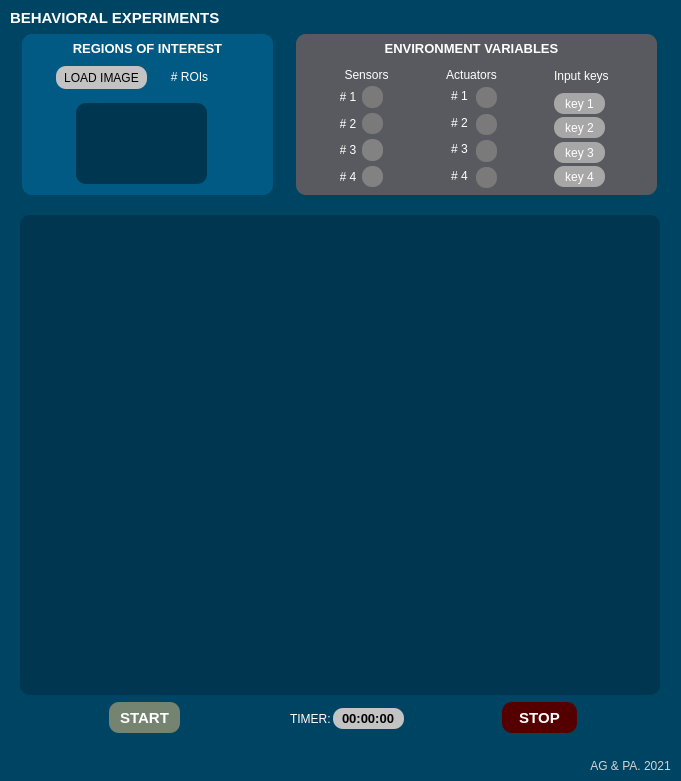
   <widget class="QGroupBox" name="control_gb">
    <property name="geometry">
     <rect>
      <x>470</x>
      <y>10</y>
      <width>681</width>
      <height>781</height>
     </rect>
    </property>
    <property name="styleSheet">
     <string notr="true">background-color: rgb(0, 68, 100);
border-radius:10px;</string>
    </property>
    <property name="title">
     <string/>
    </property>
    <widget class="QLabel" name="setup_lbl_3">
     <property name="geometry">
      <rect>
       <x>10</x>
       <y>10</y>
       <width>241</width>
       <height>16</height>
      </rect>
     </property>
     <property name="font">
      <font>
       <family>Arial</family>
       <pointsize>11</pointsize>
       <weight>75</weight>
       <bold>true</bold>
      </font>
     </property>
     <property name="styleSheet">
      <string notr="true">color: rgb(255, 255, 255);
</string>
     </property>
     <property name="text">
      <string>BEHAVIORAL EXPERIMENTS</string>
     </property>
    </widget>
    <widget class="QLabel" name="preview_realtime_lbl">
     <property name="geometry">
      <rect>
       <x>20</x>
       <y>215</y>
       <width>640</width>
       <height>480</height>
      </rect>
     </property>
     <property name="styleSheet">
      <string notr="true">background-color: rgb(0, 54, 80);</string>
     </property>
     <property name="text">
      <string/>
     </property>
    </widget>
    <widget class="QGroupBox" name="camera_gb_5">
     <property name="geometry">
      <rect>
       <x>22</x>
       <y>34</y>
       <width>251</width>
       <height>161</height>
      </rect>
     </property>
     <property name="styleSheet">
      <string notr="true">background-color: rgb(0, 90, 132);
border-radius:10px;</string>
     </property>
     <property name="title">
      <string/>
     </property>
     <widget class="QLabel" name="territories_lbl">
      <property name="geometry">
       <rect>
        <x>0</x>
        <y>4</y>
        <width>251</width>
        <height>20</height>
       </rect>
      </property>
      <property name="font">
       <font>
        <family>Arial</family>
        <pointsize>10</pointsize>
        <weight>75</weight>
        <bold>true</bold>
       </font>
      </property>
      <property name="styleSheet">
       <string notr="true">color: rgb(255, 255, 255);</string>
      </property>
      <property name="text">
       <string>REGIONS OF INTEREST</string>
      </property>
      <property name="alignment">
       <set>Qt::AlignCenter</set>
      </property>
     </widget>
     <widget class="QPushButton" name="load_territories_pb">
      <property name="geometry">
       <rect>
        <x>34</x>
        <y>32</y>
        <width>91</width>
        <height>23</height>
       </rect>
      </property>
      <property name="font">
       <font>
        <family>Arial</family>
        <pointsize>9</pointsize>
        <weight>50</weight>
        <bold>false</bold>
       </font>
      </property>
      <property name="styleSheet">
       <string notr="true">color: rgb(0, 0, 0);
border-radius:10px;
background-color: rgb(195, 195, 195);
</string>
      </property>
      <property name="text">
       <string>LOAD IMAGE</string>
      </property>
     </widget>
     <widget class="QLabel" name="warning_load_territories_lbl">
      <property name="geometry">
       <rect>
        <x>127</x>
        <y>33</y>
        <width>81</width>
        <height>20</height>
       </rect>
      </property>
      <property name="font">
       <font>
        <family>Arial</family>
       </font>
      </property>
      <property name="styleSheet">
       <string notr="true">color: rgb(255, 255, 255);</string>
      </property>
      <property name="text">
       <string># ROIs</string>
      </property>
      <property name="alignment">
       <set>Qt::AlignCenter</set>
      </property>
     </widget>
     <widget class="QLabel" name="territories_preview_lbl">
      <property name="geometry">
       <rect>
        <x>54</x>
        <y>69</y>
        <width>131</width>
        <height>81</height>
       </rect>
      </property>
      <property name="styleSheet">
       <string notr="true">background-color: rgb(0, 54, 80);</string>
      </property>
      <property name="text">
       <string/>
      </property>
     </widget>
    </widget>
    <widget class="QPushButton" name="start_pb">
     <property name="geometry">
      <rect>
       <x>109</x>
       <y>702</y>
       <width>71</width>
       <height>31</height>
      </rect>
     </property>
     <property name="font">
      <font>
       <family>Arial</family>
       <pointsize>11</pointsize>
       <weight>75</weight>
       <bold>true</bold>
      </font>
     </property>
     <property name="styleSheet">
      <string notr="true">color: rgb(255, 255, 255);
border-radius:10px;
background-color: rgb(117, 131, 113);
</string>
     </property>
     <property name="text">
      <string>START</string>
     </property>
    </widget>
    <widget class="QPushButton" name="stop_pb">
     <property name="geometry">
      <rect>
       <x>502</x>
       <y>702</y>
       <width>75</width>
       <height>31</height>
      </rect>
     </property>
     <property name="font">
      <font>
       <family>Arial</family>
       <pointsize>11</pointsize>
       <weight>75</weight>
       <bold>true</bold>
      </font>
     </property>
     <property name="styleSheet">
      <string notr="true">color: rgb(255, 255, 255);
border-radius:10px;
background-color: rgb(85, 0, 0);</string>
     </property>
     <property name="text">
      <string>STOP</string>
     </property>
    </widget>
    <widget class="QLabel" name="label_3">
     <property name="geometry">
      <rect>
       <x>290</x>
       <y>712</y>
       <width>47</width>
       <height>13</height>
      </rect>
     </property>
     <property name="font">
      <font>
       <family>Arial</family>
       <pointsize>9</pointsize>
      </font>
     </property>
     <property name="styleSheet">
      <string notr="true">color: rgb(255, 255, 255);</string>
     </property>
     <property name="text">
      <string>TIMER:</string>
     </property>
    </widget>
    <widget class="QLineEdit" name="directory_edt_2">
     <property name="enabled">
      <bool>false</bool>
     </property>
     <property name="geometry">
      <rect>
       <x>333</x>
       <y>708</y>
       <width>71</width>
       <height>21</height>
      </rect>
     </property>
     <property name="font">
      <font>
       <family>Arial</family>
       <pointsize>10</pointsize>
       <weight>75</weight>
       <bold>true</bold>
      </font>
     </property>
     <property name="styleSheet">
      <string notr="true">color: rgb(0, 0, 0);
background-color: rgb(195, 195, 195);</string>
     </property>
     <property name="inputMethodHints">
      <set>Qt::ImhDigitsOnly</set>
     </property>
     <property name="text">
      <string>00:00:00</string>
     </property>
     <property name="alignment">
      <set>Qt::AlignCenter</set>
     </property>
    </widget>
    <widget class="QGroupBox" name="environment_gb">
     <property name="geometry">
      <rect>
       <x>296</x>
       <y>34</y>
       <width>361</width>
       <height>161</height>
      </rect>
     </property>
     <property name="styleSheet">
      <string notr="true">background-color: rgb(89, 90, 95);
border-radius:10px;</string>
     </property>
     <property name="title">
      <string/>
     </property>
     <widget class="QLabel" name="environment_lbl">
      <property name="geometry">
       <rect>
        <x>0</x>
        <y>4</y>
        <width>351</width>
        <height>20</height>
       </rect>
      </property>
      <property name="font">
       <font>
        <family>Arial</family>
        <pointsize>10</pointsize>
        <weight>75</weight>
        <bold>true</bold>
       </font>
      </property>
      <property name="styleSheet">
       <string notr="true">color: rgb(255, 255, 255);</string>
      </property>
      <property name="text">
       <string>ENVIRONMENT VARIABLES</string>
      </property>
      <property name="alignment">
       <set>Qt::AlignCenter</set>
      </property>
     </widget>
     <widget class="QLabel" name="sensor_lbl">
      <property name="geometry">
       <rect>
        <x>40</x>
        <y>31</y>
        <width>61</width>
        <height>20</height>
       </rect>
      </property>
      <property name="font">
       <font>
        <family>Arial</family>
        <pointsize>9</pointsize>
       </font>
      </property>
      <property name="styleSheet">
       <string notr="true">color: rgb(255, 255, 255);</string>
      </property>
      <property name="text">
       <string>Sensors</string>
      </property>
      <property name="alignment">
       <set>Qt::AlignCenter</set>
      </property>
     </widget>
     <widget class="QLineEdit" name="sensor1_edt">
      <property name="enabled">
       <bool>false</bool>
      </property>
      <property name="geometry">
       <rect>
        <x>66</x>
        <y>52</y>
        <width>21</width>
        <height>22</height>
       </rect>
      </property>
      <property name="styleSheet">
       <string notr="true">background-color: rgb(122, 122, 122);</string>
      </property>
     </widget>
     <widget class="QLineEdit" name="sensor2_edt">
      <property name="enabled">
       <bool>false</bool>
      </property>
      <property name="geometry">
       <rect>
        <x>66</x>
        <y>79</y>
        <width>21</width>
        <height>21</height>
       </rect>
      </property>
      <property name="styleSheet">
       <string notr="true">background-color: rgb(122, 122, 122);</string>
      </property>
     </widget>
     <widget class="QLineEdit" name="sensor3_edt">
      <property name="enabled">
       <bool>false</bool>
      </property>
      <property name="geometry">
       <rect>
        <x>66</x>
        <y>105</y>
        <width>21</width>
        <height>22</height>
       </rect>
      </property>
      <property name="styleSheet">
       <string notr="true">background-color: rgb(130, 130, 130);</string>
      </property>
     </widget>
     <widget class="QLineEdit" name="sensor4_edt">
      <property name="enabled">
       <bool>false</bool>
      </property>
      <property name="geometry">
       <rect>
        <x>66</x>
        <y>132</y>
        <width>21</width>
        <height>21</height>
       </rect>
      </property>
      <property name="styleSheet">
       <string notr="true">background-color: rgb(130, 130, 130);</string>
      </property>
     </widget>
     <widget class="QLabel" name="sensor_lbl_2">
      <property name="geometry">
       <rect>
        <x>145</x>
        <y>31</y>
        <width>61</width>
        <height>20</height>
       </rect>
      </property>
      <property name="font">
       <font>
        <family>Arial</family>
        <pointsize>9</pointsize>
       </font>
      </property>
      <property name="styleSheet">
       <string notr="true">color: rgb(255, 255, 255);</string>
      </property>
      <property name="text">
       <string>Actuators</string>
      </property>
      <property name="alignment">
       <set>Qt::AlignCenter</set>
      </property>
     </widget>
     <widget class="QLabel" name="act3_lbl">
      <property name="geometry">
       <rect>
        <x>155</x>
        <y>104</y>
        <width>17</width>
        <height>22</height>
       </rect>
      </property>
      <property name="font">
       <font>
        <family>Arial</family>
        <pointsize>9</pointsize>
       </font>
      </property>
      <property name="styleSheet">
       <string notr="true">color: rgb(255, 255, 255);</string>
      </property>
      <property name="text">
       <string># 3</string>
      </property>
      <property name="alignment">
       <set>Qt::AlignCenter</set>
      </property>
     </widget>
     <widget class="QLineEdit" name="act1_edt">
      <property name="enabled">
       <bool>false</bool>
      </property>
      <property name="geometry">
       <rect>
        <x>180</x>
        <y>53</y>
        <width>21</width>
        <height>21</height>
       </rect>
      </property>
      <property name="styleSheet">
       <string notr="true">background-color: rgb(122, 122, 122);</string>
      </property>
     </widget>
     <widget class="QLabel" name="act2_lbl">
      <property name="geometry">
       <rect>
        <x>155</x>
        <y>78</y>
        <width>17</width>
        <height>21</height>
       </rect>
      </property>
      <property name="font">
       <font>
        <family>Arial</family>
        <pointsize>9</pointsize>
       </font>
      </property>
      <property name="styleSheet">
       <string notr="true">color: rgb(255, 255, 255);</string>
      </property>
      <property name="text">
       <string># 2</string>
      </property>
      <property name="alignment">
       <set>Qt::AlignCenter</set>
      </property>
     </widget>
     <widget class="QLineEdit" name="act4_edt">
      <property name="enabled">
       <bool>false</bool>
      </property>
      <property name="geometry">
       <rect>
        <x>180</x>
        <y>133</y>
        <width>21</width>
        <height>21</height>
       </rect>
      </property>
      <property name="styleSheet">
       <string notr="true">background-color: rgb(122, 122, 122);</string>
      </property>
     </widget>
     <widget class="QLineEdit" name="act2_edt">
      <property name="enabled">
       <bool>false</bool>
      </property>
      <property name="geometry">
       <rect>
        <x>180</x>
        <y>80</y>
        <width>21</width>
        <height>21</height>
       </rect>
      </property>
      <property name="styleSheet">
       <string notr="true">background-color: rgb(122, 122, 122);</string>
      </property>
     </widget>
     <widget class="QLabel" name="act4_lbl">
      <property name="geometry">
       <rect>
        <x>155</x>
        <y>131</y>
        <width>17</width>
        <height>21</height>
       </rect>
      </property>
      <property name="font">
       <font>
        <family>Arial</family>
        <pointsize>9</pointsize>
       </font>
      </property>
      <property name="styleSheet">
       <string notr="true">color: rgb(255, 255, 255);</string>
      </property>
      <property name="text">
       <string># 4</string>
      </property>
      <property name="alignment">
       <set>Qt::AlignCenter</set>
      </property>
     </widget>
     <widget class="QLabel" name="act1_lbl">
      <property name="geometry">
       <rect>
        <x>155</x>
        <y>51</y>
        <width>17</width>
        <height>22</height>
       </rect>
      </property>
      <property name="font">
       <font>
        <family>Arial</family>
        <pointsize>9</pointsize>
       </font>
      </property>
      <property name="styleSheet">
       <string notr="true">color: rgb(255, 255, 255);</string>
      </property>
      <property name="text">
       <string># 1</string>
      </property>
      <property name="alignment">
       <set>Qt::AlignCenter</set>
      </property>
     </widget>
     <widget class="QLineEdit" name="act3_edt">
      <property name="enabled">
       <bool>false</bool>
      </property>
      <property name="geometry">
       <rect>
        <x>180</x>
        <y>106</y>
        <width>21</width>
        <height>22</height>
       </rect>
      </property>
      <property name="styleSheet">
       <string notr="true">background-color: rgb(122, 122, 122);</string>
      </property>
     </widget>
     <widget class="QPushButton" name="key2_pb">
      <property name="geometry">
       <rect>
        <x>258</x>
        <y>83</y>
        <width>51</width>
        <height>21</height>
       </rect>
      </property>
      <property name="styleSheet">
       <string notr="true">color: rgb(255, 255, 255);
border-radius:10px;
background-color: rgb(167, 167, 167);
</string>
      </property>
      <property name="text">
       <string>key 2</string>
      </property>
     </widget>
     <widget class="QPushButton" name="key3_pb">
      <property name="geometry">
       <rect>
        <x>258</x>
        <y>108</y>
        <width>51</width>
        <height>21</height>
       </rect>
      </property>
      <property name="styleSheet">
       <string notr="true">color: rgb(255, 255, 255);
border-radius:10px;
background-color: rgb(167, 167, 167);

</string>
      </property>
      <property name="text">
       <string>key 3</string>
      </property>
     </widget>
     <widget class="QPushButton" name="key4_pb">
      <property name="geometry">
       <rect>
        <x>258</x>
        <y>132</y>
        <width>51</width>
        <height>21</height>
       </rect>
      </property>
      <property name="styleSheet">
       <string notr="true">color: rgb(255, 255, 255);
border-radius:10px;
background-color: rgb(167, 167, 167);
</string>
      </property>
      <property name="text">
       <string>key 4</string>
      </property>
     </widget>
     <widget class="QLabel" name="input_key_lbl">
      <property name="geometry">
       <rect>
        <x>258</x>
        <y>34</y>
        <width>55</width>
        <height>16</height>
       </rect>
      </property>
      <property name="font">
       <font>
        <family>Arial</family>
        <pointsize>9</pointsize>
       </font>
      </property>
      <property name="styleSheet">
       <string notr="true">color: rgb(255, 255, 255);</string>
      </property>
      <property name="text">
       <string>Input keys</string>
      </property>
      <property name="alignment">
       <set>Qt::AlignLeading|Qt::AlignLeft|Qt::AlignVCenter</set>
      </property>
     </widget>
     <widget class="QPushButton" name="key1_pb">
      <property name="geometry">
       <rect>
        <x>258</x>
        <y>59</y>
        <width>51</width>
        <height>21</height>
       </rect>
      </property>
      <property name="styleSheet">
       <string notr="true">color: rgb(255, 255, 255);
border-radius:10px;
background-color: rgb(167, 167, 167);
</string>
      </property>
      <property name="text">
       <string>key 1</string>
      </property>
     </widget>
     <widget class="QLabel" name="sensor1_lbl">
      <property name="geometry">
       <rect>
        <x>44</x>
        <y>52</y>
        <width>16</width>
        <height>22</height>
       </rect>
      </property>
      <property name="font">
       <font>
        <family>Arial</family>
        <pointsize>9</pointsize>
       </font>
      </property>
      <property name="styleSheet">
       <string notr="true">color: rgb(255, 255, 255);</string>
      </property>
      <property name="text">
       <string># 1</string>
      </property>
      <property name="alignment">
       <set>Qt::AlignCenter</set>
      </property>
     </widget>
     <widget class="QLabel" name="sensor2_lbl">
      <property name="geometry">
       <rect>
        <x>44</x>
        <y>79</y>
        <width>16</width>
        <height>21</height>
       </rect>
      </property>
      <property name="font">
       <font>
        <family>Arial</family>
        <pointsize>9</pointsize>
       </font>
      </property>
      <property name="styleSheet">
       <string notr="true">color: rgb(255, 255, 255);</string>
      </property>
      <property name="text">
       <string># 2</string>
      </property>
      <property name="alignment">
       <set>Qt::AlignCenter</set>
      </property>
     </widget>
     <widget class="QLabel" name="sensor3_lbl">
      <property name="geometry">
       <rect>
        <x>44</x>
        <y>105</y>
        <width>16</width>
        <height>22</height>
       </rect>
      </property>
      <property name="font">
       <font>
        <family>Arial</family>
        <pointsize>9</pointsize>
       </font>
      </property>
      <property name="styleSheet">
       <string notr="true">color: rgb(255, 255, 255);</string>
      </property>
      <property name="text">
       <string># 3</string>
      </property>
      <property name="alignment">
       <set>Qt::AlignCenter</set>
      </property>
     </widget>
     <widget class="QLabel" name="sensor4_lbl">
      <property name="geometry">
       <rect>
        <x>44</x>
        <y>132</y>
        <width>16</width>
        <height>21</height>
       </rect>
      </property>
      <property name="font">
       <font>
        <family>Arial</family>
        <pointsize>9</pointsize>
       </font>
      </property>
      <property name="styleSheet">
       <string notr="true">color: rgb(255, 255, 255);</string>
      </property>
      <property name="text">
       <string># 4</string>
      </property>
      <property name="alignment">
       <set>Qt::AlignCenter</set>
      </property>
     </widget>
    </widget>
    <widget class="QLabel" name="warning_start_btn_lbl">
     <property name="geometry">
      <rect>
       <x>110</x>
       <y>745</y>
       <width>211</width>
       <height>21</height>
      </rect>
     </property>
     <property name="font">
      <font>
       <family>Arial</family>
      </font>
     </property>
     <property name="styleSheet">
      <string notr="true">color: rgb(255, 255, 255);</string>
     </property>
     <property name="text">
      <string/>
     </property>
     <property name="alignment">
      <set>Qt::AlignLeading|Qt::AlignLeft|Qt::AlignVCenter</set>
     </property>
     <property name="wordWrap">
      <bool>true</bool>
     </property>
    </widget>
    <widget class="QLabel" name="warning_start_stop_lbl">
     <property name="geometry">
      <rect>
       <x>110</x>
       <y>738</y>
       <width>471</width>
       <height>31</height>
      </rect>
     </property>
     <property name="styleSheet">
      <string notr="true">color: rgb(255, 255, 255);</string>
     </property>
     <property name="text">
      <string/>
     </property>
     <property name="alignment">
      <set>Qt::AlignCenter</set>
     </property>
    </widget>
    <widget class="QLabel" name="trial_lbl">
     <property name="geometry">
      <rect>
       <x>188</x>
       <y>704</y>
       <width>81</width>
       <height>21</height>
      </rect>
     </property>
     <property name="font">
      <font>
       <family>Arial</family>
      </font>
     </property>
     <property name="styleSheet">
      <string notr="true">color: rgb(255, 255, 255);</string>
     </property>
     <property name="text">
      <string/>
     </property>
     <property name="alignment">
      <set>Qt::AlignHCenter|Qt::AlignTop</set>
     </property>
     <property name="wordWrap">
      <bool>true</bool>
     </property>
    </widget>
    <widget class="QLabel" name="label_14">
     <property name="geometry">
      <rect>
       <x>580</x>
       <y>756</y>
       <width>101</width>
       <height>20</height>
      </rect>
     </property>
     <property name="font">
      <font>
       <pointsize>9</pointsize>
       <weight>50</weight>
       <bold>false</bold>
      </font>
     </property>
     <property name="styleSheet">
      <string notr="true">color: rgb(211, 211, 211);</string>
     </property>
     <property name="frameShape">
      <enum>QFrame::NoFrame</enum>
     </property>
     <property name="text">
      <string>AG &amp; PA. 2021</string>
     </property>
     <property name="alignment">
      <set>Qt::AlignCenter</set>
     </property>
    </widget>
   </widget>
